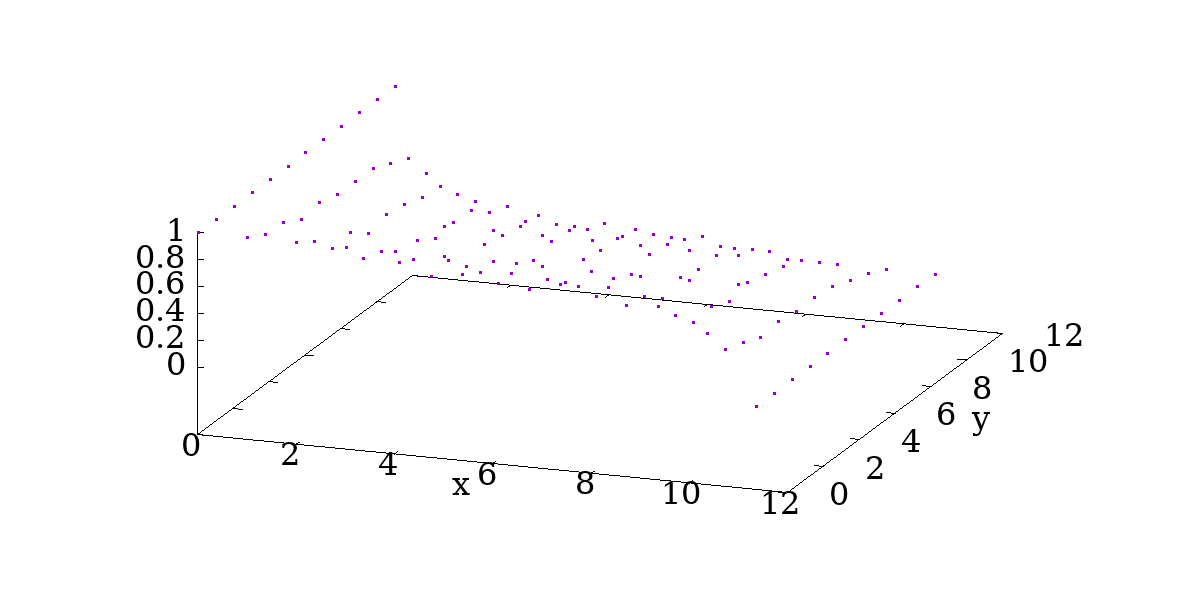

Write the gnuplot code that produced this figure.
#set terminal png enh size 1200,600 enhanced font "Times New Roman,24"
#set output 'solution.png'

set nokey
set pointsize 0.25
set xlabel "x"
set ylabel "y"
set view 50,20,1
splot \
 'solution.dat' using 1:2:3 title "" with points pt 3